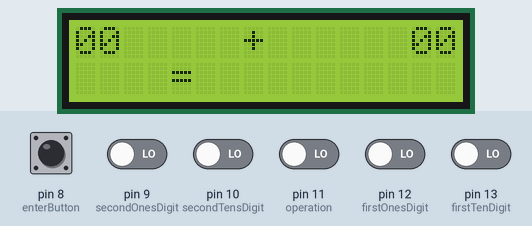
This sketch was run on a simulated Arduino Uno, built with avr-gcc and run on an emulated ATmega328P. Parts: 16×2 character LCD. The test bench sets the inputs (shaded band); at power-on: pin 8 (enterButton), pin 9 (secondOnesDigit), pin 10 (secondTensDigit), pin 11 (operation), pin 12 (firstOnesDigit), pin 13 (firstTenDigit) LOW. What the sketch prints to the serial monitor is not drawn.

Above: at 1.2 s.
1.3 s: pin 11 (operation) driven HIGH
At 2.4 s:
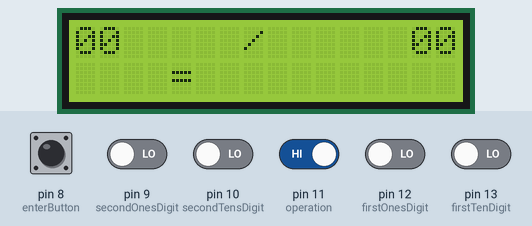
4.3 s: pin 8 (enterButton) pulled HIGH for 0.15 s
At 5.2 s:
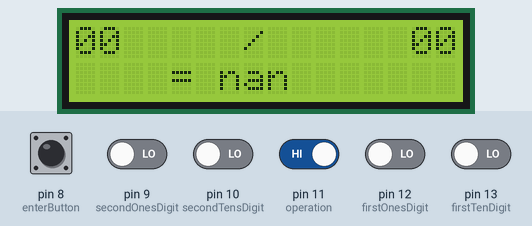
7.3 s: pin 9 (secondOnesDigit) driven HIGH
At 8.73 s:
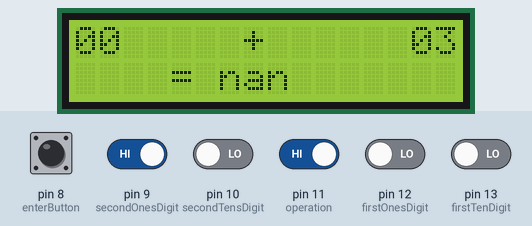
9.1 s: pin 10 (secondTensDigit) driven HIGH
At 9.74 s:
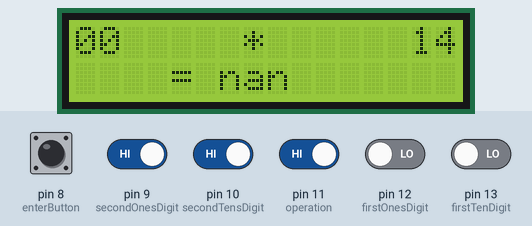
11.1 s: pin 12 (firstOnesDigit) driven HIGH
At 12.76 s:
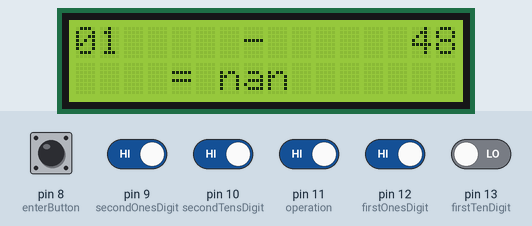
13.3 s: pin 13 (firstTenDigit) driven HIGH
At 16.15 s:
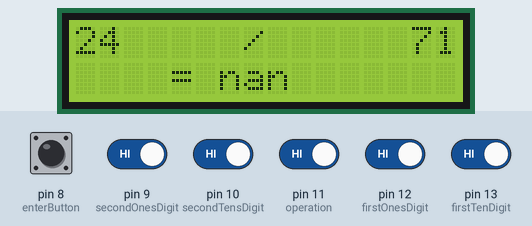
Timing chart, 0 to 16.4 s (numbered marks = the images above; inputs shaded):
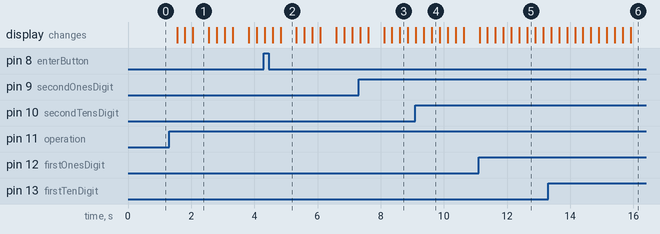

The sketch:

Calculator.ino
```cpp
#include <LiquidCrystal_I2C.h>
#include <Wire.h>

const int firstTenDigit = 13;
const int firstOnesDigit = 12;
const int operation = 11;
const int secondTensDigit = 10;
const int secondOnesDigit = 9;
const int enterButton = 8;

LiquidCrystal_I2C lcd = LiquidCrystal_I2C(0x27, 16, 2);

void setup() {
  Serial.begin(9600);
  pinMode(firstTenDigit, INPUT);
  pinMode(firstOnesDigit, INPUT);
  pinMode(operation, INPUT);
  pinMode(secondTensDigit, INPUT);
  pinMode(secondOnesDigit, INPUT);
  pinMode(enterButton, INPUT);

   lcd.init(); // Initializes the interface to the LCD screen, and specifies the dimensions (width and height) of the display }
   lcd.backlight();

   lcd.setCursor(0,0);
   lcd.print(0);
   lcd.setCursor(1,0);
   lcd.print(0);
   lcd.setCursor(7,0);
   lcd.print("+");
   lcd.setCursor(14,0);
   lcd.print(0);
   lcd.setCursor(15,0);
   lcd.print(0);

   lcd.setCursor(4,1);
   lcd.print("=");

}

int tenDigit1 = 0;
int oneDigit1 = 0;

int tenDigit2 = 0;
int oneDigit2 = 0;

int operatorDigit = 0;
String operatorString = "+";

void loop() {
  int firstTenState = digitalRead(firstTenDigit);
  int firstOneState = digitalRead(firstOnesDigit);
  int secondTenState = digitalRead(secondTensDigit);
  int secondOneState = digitalRead(secondOnesDigit);
  int operatorState = digitalRead(operation);
  int enterState = digitalRead(enterButton);

    if(firstTenState == HIGH){
     tenDigit1 = calculate(tenDigit1);
     display(tenDigit1, 0,0);
    }

    if(firstOneState == HIGH){
     oneDigit1 = calculate(oneDigit1);
     display(oneDigit1, 1,0);
    }

    if(secondTenState == HIGH){
     tenDigit2 = calculate(tenDigit2);
     display(tenDigit2, 14,0);
    }

    if(secondOneState == HIGH){
     oneDigit2 = calculate(oneDigit2);
     display(oneDigit2, 15,0);
    }

    if(operatorState == HIGH){
      delay(250);
      operatorDigit = determineOperator(operatorDigit);
      if(operatorDigit == 0){
        operatorString = "+";
      }
      if(operatorDigit == 1){
        operatorString = "-";
      }
      if(operatorDigit == 2){
        operatorString = "*";
      }
      if(operatorDigit == 3){
        operatorString = "/";
      }
      Serial.println(operatorString);
      lcd.setCursor(7,0);
      lcd.print(operatorString);
        Serial.println("boom");
    }

    if(enterState == HIGH){
      delay(250);
      Serial.println("boom");
      double total = calculateNumber(tenDigit1, oneDigit1, tenDigit2, oneDigit2, operatorString);
      Serial.println("calculated number is: ");
      Serial.println(total);
      lcd.setCursor(6,1);
      lcd.print(total);
    }

}

void check(int state, int digit, int curPos1, int curPos2){
  if(state == HIGH){
     digit = calculate(digit);
     display(digit, curPos1, curPos2);
    }
}

int calculate(int digit){
      if(digit < 9){
         digit++;
      }else{
        digit = 0;
      }
    return digit;
 }

int determineOperator(int operation){
  if(operation < 4){
         operation++;
      }else{
        operation = 0;
    }
    return operation;
}

void display(int digit, int curPos1, int curPos2){
      delay(250);
      Serial.println(digit);
      lcd.setCursor(curPos1,curPos2);
      lcd.print(digit);
}

double calculateNumber(int tenDigit1, int oneDigit1, int tenDigit2, int oneDigit2, String operation){
  double t1 = tenDigit1 * 10;
  double t2 = tenDigit2 * 10;
  double firstNum = t1 + oneDigit1;
  double secNum = t2 + oneDigit2;
  if(operation == "+"){
    return (firstNum + secNum);
  }

  if(operation == "-"){
    return (firstNum - secNum);
  }

  if(operation == "/"){
    return (firstNum / secNum);
  }

  if(operation == "*"){
    return (firstNum * secNum);
  }
}
```

Measured:
- after the input at 1.3 s, the display: first changes after 0.25 s (image 1 shows a later state)
- after the input at 4.3 s, the display: first differs from a run without the input after 0.53 s (image 2)
- what the display in image 1 shows lasts 0.5 s, from 2.1 s to 2.6 s
